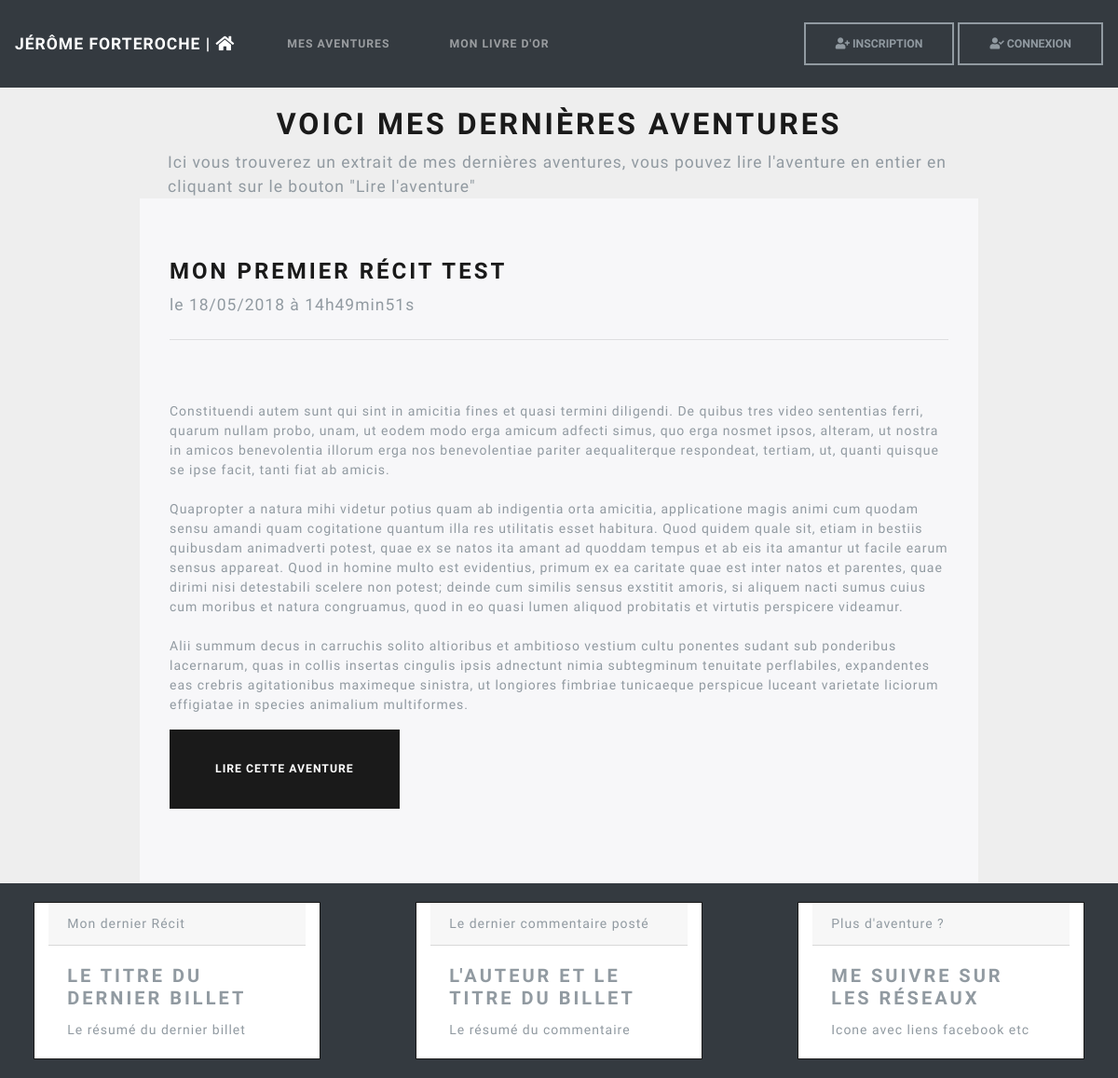
/index.php?action=listPosts, run on the app's committed database.
### tables this page shows
CREATE TABLE IF NOT EXISTS `posts` (
  `ID` int(11) NOT NULL AUTO_INCREMENT,
  `title` varchar(255) NOT NULL,
  `date_create` datetime NOT NULL,
  `content` text NOT NULL,
  PRIMARY KEY (`ID`)
);

### controller/frontend.php (called while the page is built, shortened)
<?php
require_once('model/PostsManager.php');
function listPosts()
{
	$postsManager = new P4\model\PostsManager();
	$posts = $postsManager->getPosts();
	require('view/frontend/ListPostsView.php');
}
?>

### model/PostsManager.php (called while the page is built, shortened)
<?php
class PostsManager extends Manager
{
	public function getPosts()
	{
		$db = $this->dbConnect();
		$req = $db->query('SELECT ID, title, content, DATE_FORMAT(date_create,\'%d/%m/%Y à %Hh%imin%ss\') AS date_create_fr FROM posts ORDER BY date_create');
		return $req;
	}
}
?>

### view/frontend/ListPostsView.php (the view, shortened to what this page needs)
<h1>Voici mes dernières aventures</h1>
<p class="lead pintro">Ici vous trouverez un extrait de mes dernières aventures, vous pouvez lire l'aventure en entier en cliquant sur le bouton "Lire l'aventure"</p>
<?php
while($data = $posts->fetch()){
?>
	<div class="jumbotron">
		<h3 class="display-7"><?= htmlspecialchars($data['title']) ?></h1>
		<p class="lead">le <?= $data['date_create_fr'] ?></p>
		<hr class="my-4">
		<p><?= nl2br(htmlspecialchars($data['content'])) ?></p>
		<p class="lead">
			<a class="btn btn-primary btn-lg" href="index.php?action=post&amp;id=<?= $data['id'] ?>" role="button">Lire cette aventure</a>
		</p>
	</div>
<?php
}
?>
<?php $content = ob_get_clean(); ?>
<?php require('templateFront.php'); ?>

### index.php (shortened to what this page needs)
<?php
require_once('controller/frontend.php');
try {
	if(isset($_GET['action']))
	{
		if($_GET['action']== 'signOut')
		{
			signOut($_SESSION['userId']);
		}
		else if($_GET['action']== 'logOut')
		{
			session_destroy();
			setcookie('login','');
			setcookie('password','');
			header('Location: .');
			exit();
		}
		else if($_GET['action']== 'listPosts')
		{
			listPosts();
		}
	}
	else
	{
		homepage();
	}
}
catch(Exception $e){
	$msgError = $e->getMessage();
	header('Location:index.php?Exception=' .$msgError.'');
	require('view/partial/modalView.php');
}
?>

### view/frontend/templateFront.php (shortened to what this page needs)
<!DOCTYPE html>
<html>
    <head>
		<link rel="stylesheet" href="https://use.fontawesome.com/releases/v5.0.13/css/all.css">
		<link href="public/css/lux.min.css" rel="stylesheet" />
        <link href="public/css/style.css" rel="stylesheet" />
    </head>
    <body>
		<nav class="navbar navbar-expand-lg navbar-dark bg-dark">
			<a class="navbar-brand" href="http://localhost/P4/index.php">Jérôme Forteroche | <i class="fas fa-home"></i></a>
			<div class="collapse navbar-collapse" id="navbarColor02">
				<ul class="navbar-nav mr-auto">
					<li class="nav-item">
						<a class="nav-link" href="http://localhost/P4/index.php?action=listPosts">Mes aventures</a>
					</li>
					<li class="nav-item">
						<a class="nav-link" href="#">Mon livre d'Or</a>
					</li>
				</ul>
	<?php
		if (isset($_SESSION['login'])||isset($_COOKIE['login'])){
	?>
				<div class="btngroup">
					<a href='http://localhost/P4/index.php?action=userProfil'><button class="btn btn-outline-secondary" type="button"><i class="fas fa-user-edit"></i> Mon profil</button></a>
					<button class="btn btn btn-outline-secondary" type="button" data-toggle="modal" data-target="#logOutModal"><i class="fas fa-sign-out-alt"></i> Déconnexion</button>
				</div>
	<?php
		} else {
	?>
				<div class="btngroup">
					<button class="btn btn-outline-secondary" type="button" data-toggle="modal" data-target="#signInModal"><i class="fas fa-user-plus"></i> Inscription</button>
					<button class="btn btn-outline-secondary" type="button" data-toggle="modal" data-target="#logInModal"><i class="fas fa-user-check"></i> Connexion</button>
				</div>
	<?php
		}
	?>
			</div>
		</nav>
        <?= $content ?>
		<?php
		include('view/partial/footerView.php');
		?>
    </body>
</html>

### view/partial/footerView.php
<footer class="row">
	<div class="card border-primary col-12 col-md-4 col-lg-3">
		<div class="card-header">Mon dernier Récit</div>
			<div class="card-body">
				<h4 class="card-title">Le titre du dernier billet</h4>
				<p class="card-text">Le résumé du dernier billet</p>
			</div>
	</div>
	<div class="card border-primary col-12 col-md-4 col-lg-3">
		<div class="card-header">Le dernier commentaire posté</div>
		<div class="card-body">
			<h4 class="card-title">L'auteur et le titre du billet</h4>
			<p class="card-text">Le résumé du commentaire</p>
		</div>
	</div>
	<div class="card border-primary col-12 col-md-4 col-lg-3">
		<div class="card-header">Plus d'aventure ?</div>
		<div class="card-body">
			<h4 class="card-title">Me suivre sur les réseaux</h4>
			<p class="card-text">Icone avec liens facebook etc</p>
		</div>
	</div>
</footer>

### public/css/style.css (style rules this page uses)
body { background-color : #eee; }
h1 { text-align : center; margin-top:20px; }
.pintro { width:70%; margin:auto; }
.jumbotron { width: 75%; margin : auto; }
.jumbotron .btn { width:auto; }
footer { display:flex; justify-content:space-around; padding-top:20px; background-color:#343a40; padding-bottom:20px; }

### data on the page
posts: title "MON PREMIER RÉCIT TEST", date_create_fr "18/05/2018 à 14h49min51s", content "Constituendi autem sunt qui sint in amicitia fines et quasi termini diligendi. De quibus tres video sententias ferri, quarum nullam probo, unam, ut eodem modo erga amicum adfecti simus, quo erga nosmet ipsos, alteram, ut nostra in amicos benevolentia illorum erga nos benevolentiae pariter aequaliterque respondeat, tertiam, ut, quanti quisque se ipse facit, tanti fiat ab amicis. Quapropter a natura mihi videtur potius quam ab indigentia orta amicitia, applicatione magis animi cum quodam sensu amandi quam cogitatione quantum illa res utilitatis esset habitura. Quod quidem quale sit, etiam in bestiis quibusdam animadverti potest, quae ex se natos ita amant ad quoddam tempus et ab eis ita…"
